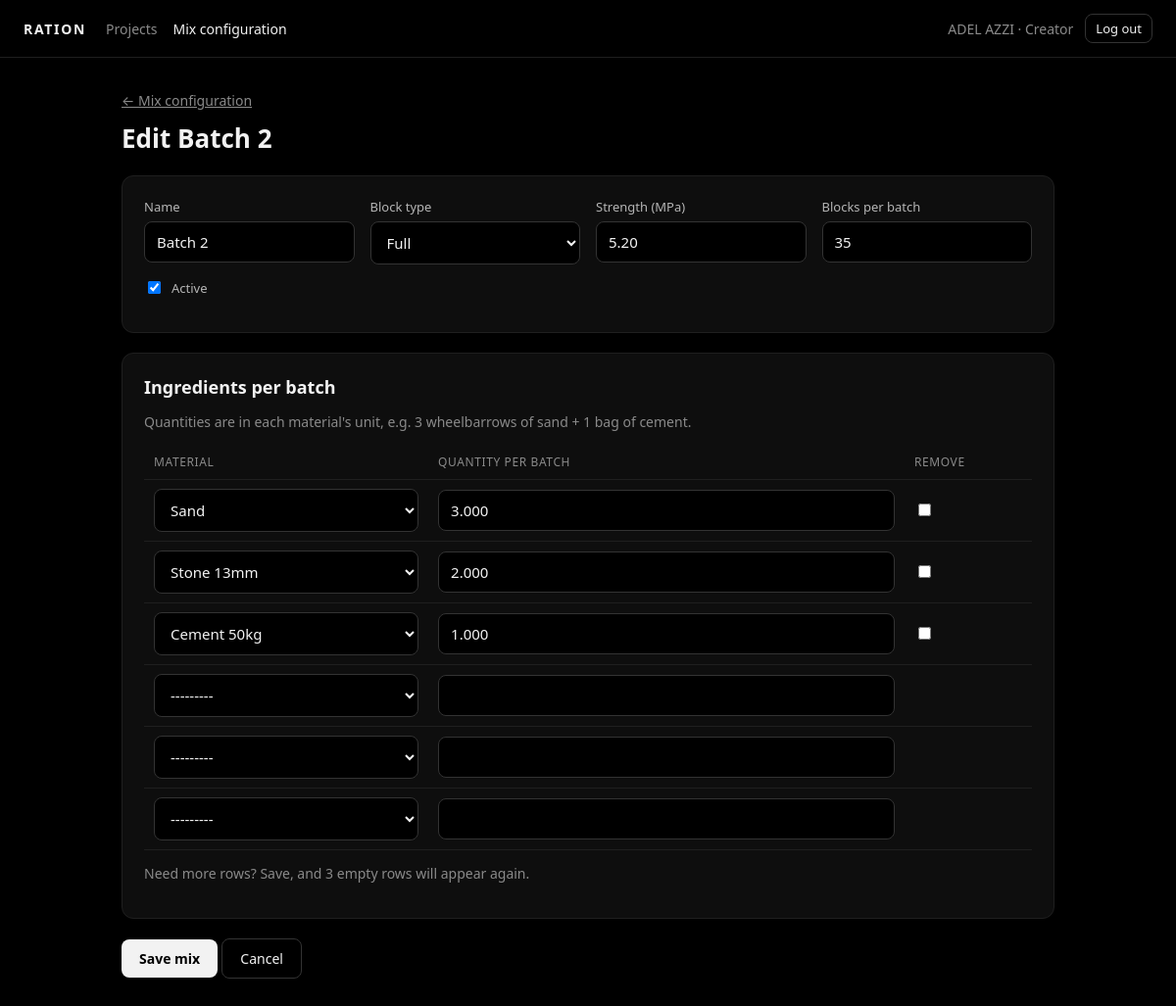
The page /config/mixes/2/ (signed in) on the database its author committed.
### accounts/models.py (models this page shows, shortened)
class User(AbstractUser):
    class Role(models.TextChoices):
        MANAGER = 'manager', 'Manager'
        ACCOUNTANT = 'accountant', 'Accountant'
        CREATOR = 'creator', 'Creator'
    full_name = models.CharField(max_length=150)
    email = models.EmailField(max_length=255, unique=True)
    role = models.CharField(max_length=20, choices=Role.choices, default=Role.CREATOR)
    created_at = models.DateTimeField(auto_now_add=True)
    class Meta:
        db_table = 'users'

### core/models.py (models this page shows, shortened)
class MixRatio(models.Model):
    name = models.CharField(max_length=100)
    block_type = models.CharField(max_length=1, choices=BlockType.choices)
    strength_mpa = models.DecimalField(max_digits=6, decimal_places=2, null=True, blank=True)
    blocks_per_batch = models.PositiveIntegerField()
    is_active = models.BooleanField(default=True)
    class Meta:
        db_table = 'mix_ratios'
        constraints = [
            models.CheckConstraint(condition=Q(blocks_per_batch__gt=0), name='mix_blocks_per_batch_gt_0'),
            models.CheckConstraint(condition=Q(block_type__in=['H', 'F']), name='mix_block_type_h_or_f'),
        ]

### core/views.py (the view, shortened to what this page needs)
# urls.py: path('config/mixes/<int:pk>/', views.mix_edit_view, name='mix_edit'),
@login_required
def mix_edit_view(request, pk=None):
    mix = get_object_or_404(MixRatio, pk=pk) if pk else MixRatio()
    form = MixRatioForm(request.POST or None, instance=mix)
    formset = MixIngredientFormSet(request.POST or None, instance=mix)
    return render(request, 'core/mix_form.html', {'form': form, 'formset': formset, 'mix': mix})

### core/forms.py
class MixRatioForm(forms.ModelForm):
    class Meta:
        model = MixRatio
        fields = ['name', 'block_type', 'strength_mpa', 'blocks_per_batch', 'is_active']
        labels = {
            'strength_mpa': 'Strength (MPa)',
            'blocks_per_batch': 'Blocks per batch',
            'is_active': 'Active',
        }

### core/models.py (called while the page is built)
    def __str__(self):
        return self.name

### core/templates/core/mix_form.html (shortened to what this page needs)
{% extends "core/base.html" %}
{% block content %}
<a href="{% url 'config' %}" class="muted">← Mix configuration</a>
<h1 style="margin-top: 10px;">{% if mix.pk %}Edit {{ mix.name }}{% else %}New mix ratio{% endif %}</h1>
<form method="post" novalidate>
  <section class="panel">
    <div class="grid">
      {% include "core/_field.html" with field=form.name %}
      {% include "core/_field.html" with field=form.block_type %}
      {% include "core/_field.html" with field=form.strength_mpa %}
      {% include "core/_field.html" with field=form.blocks_per_batch %}
    </div>
    {% include "core/_field.html" with field=form.is_active %}
  </section>
  <section class="panel">
    <h2>Ingredients per batch</h2>
    <p class="muted" style="margin-top: 0;">Quantities are in each material's unit, e.g. 3 wheelbarrows of sand + 1 bag of cement.</p>
    <div class="table-wrap">
      <table>
        <thead><tr><th>Material</th><th>Quantity per batch</th><th>Remove</th></tr></thead>
        <tbody>
          {% for ingredient_form in formset %}
          <tr>
            <td>
              {{ ingredient_form.material }}
            </td>
            <td>
              {{ ingredient_form.quantity }}
            </td>
            <td>{% if ingredient_form.instance.pk %}{{ ingredient_form.DELETE }}{% endif %}</td>
          </tr>
          {% endfor %}
        </tbody>
      </table>
    </div>
    <p class="muted">Need more rows? Save, and 3 empty rows will appear again.</p>
  </section>
  <div style="margin-top: 20px;">
    <button type="submit" class="btn">Save mix</button>
    <a href="{% url 'config' %}" class="btn btn-ghost">Cancel</a>
  </div>
</form>
{% endblock %}

### core/templates/core/base.html (shortened to what this page needs)
<!doctype html>
<html lang="en">
<head>
</head>
<body>
  <header>
    <a class="brand" href="{% url 'home' %}">Ration</a>
    <nav>
      <a href="{% url 'home' %}" class="{% if request.resolver_match.url_name == 'home' or request.resolver_match.url_name == 'project_detail' %}active{% endif %}">Projects</a>
      <a href="{% url 'config' %}" class="{% if 'config' in request.path %}active{% endif %}">Mix configuration</a>
    </nav>
    <div class="user">
      <span>{{ user.full_name|default:user.username }} · {{ user.get_role_display }}</span>
      <form method="post" action="{% url 'logout' %}" class="inline-form">
        <button type="submit" class="btn btn-ghost btn-sm">Log out</button>
      </form>
    </div>
  </header>
  <main>
    {% block content %}{% endblock %}
  </main>
</body>
</html>

### core/templates/core/_field.html (shortened to what this page needs)
<div class="field{% if field.widget_type == 'checkbox' %} checkbox{% endif %}">
  {% if field.widget_type == 'checkbox' %}
    <label for="{{ field.id_for_label }}">{{ field }} {{ field.label }}</label>
  {% else %}
    <label for="{{ field.id_for_label }}">{{ field.label }}</label>
    {{ field }}
  {% endif %}
</div>

### core/templates/core/base.html (style rules this page uses)
* { box-sizing: border-box; }
html, body { margin: 0; background: #000; color: #f2f2f2; font-family: system-ui, -apple-system, "Segoe UI", Roboto, sans-serif; }
a { color: #f2f2f2; }
header { display: flex; align-items: center; gap: 20px; flex-wrap: wrap; padding: 14px 24px; border-bottom: 1px solid #1f1f1f; font-size: 14px; }
header .brand { font-weight: 700; letter-spacing: .12em; text-transform: uppercase; text-decoration: none; }
header nav { display: flex; gap: 16px; }
header nav a { color: #8a8a8a; text-decoration: none; }
header nav a.active, header nav a:hover { color: #f2f2f2; }
header .user { margin-left: auto; display: flex; align-items: center; gap: 12px; color: #8a8a8a; }
main { max-width: 1000px; margin: 0 auto; padding: 32px 24px 64px; }
h1 { font-size: 26px; margin: 0 0 6px; }
h2 { font-size: 18px; margin: 0 0 14px; }
.muted { color: #8a8a8a; font-size: 14px; }
.panel { background: #0e0e0e; border: 1px solid #1f1f1f; border-radius: 12px; padding: 22px; margin-top: 20px; }
.grid { display: grid; gap: 16px; grid-template-columns: repeat(auto-fit, minmax(200px, 1fr)); }
.field { margin-bottom: 14px; }
.field label { display: block; font-size: 13px; color: #b5b5b5; margin-bottom: 6px; }
.field.checkbox label { display: flex; gap: 8px; align-items: center; }
input[type=text], input[type=number], input[type=email], input[type=password], select, textarea { width: 100%; padding: 10px 12px; font: inherit; font-size: 15px; color: #f2f2f2; background: #000; border: 1px solid #333; border-radius: 8px; outline: none; }
.btn { display: inline-block; padding: 10px 18px; font: inherit; font-size: 14px; font-weight: 600; color: #000; background: #f2f2f2; border: 0; border-radius: 8px; cursor: pointer; text-decoration: none; }
.btn-ghost { background: none; color: #f2f2f2; border: 1px solid #333; font-weight: 500; }
.btn-sm { padding: 5px 10px; font-size: 13px; }
table { width: 100%; border-collapse: collapse; font-size: 14px; }
th, td { text-align: left; padding: 9px 10px; border-bottom: 1px solid #1f1f1f; vertical-align: middle; }
th { color: #8a8a8a; font-weight: 500; font-size: 12px; text-transform: uppercase; letter-spacing: .05em; }
.table-wrap { overflow-x: auto; }
.inline-form { display: inline; }

### rows shown on the page
User: full_name "ADEL AZZI", role "Creator"
MixRatio: name "Batch 2", block_type "Full", strength_mpa "5.20", blocks_per_batch "35", is_active "☑"

### other values the page prints
{{ field.label }} "Name Block type Strength (MPa) Blocks per batch"
{{ field.label }} "Active"
